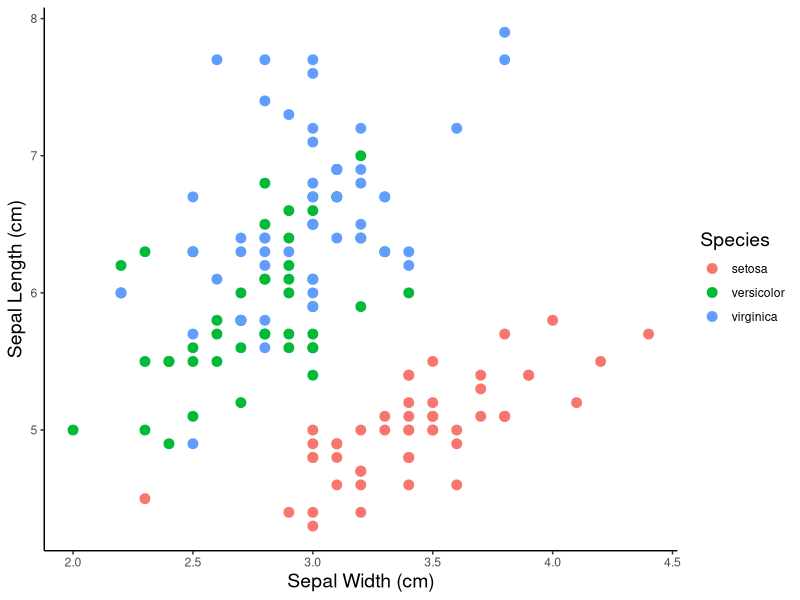
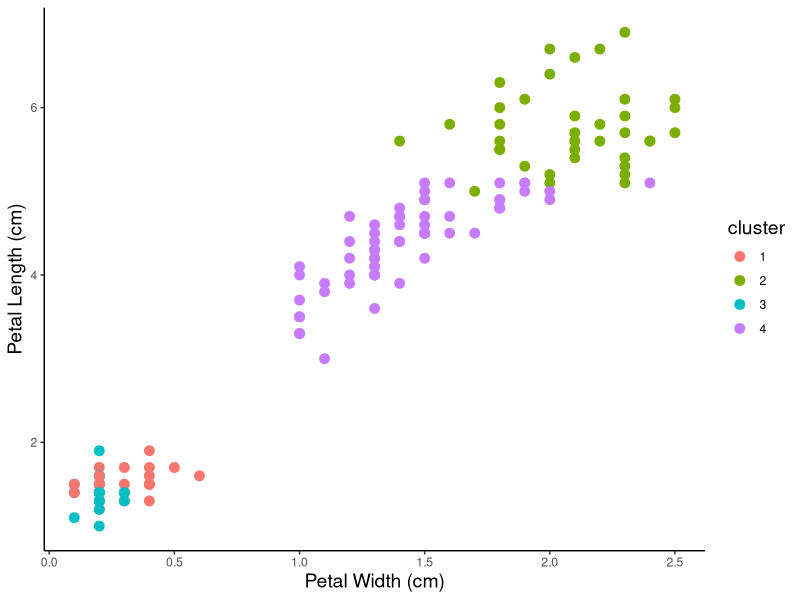
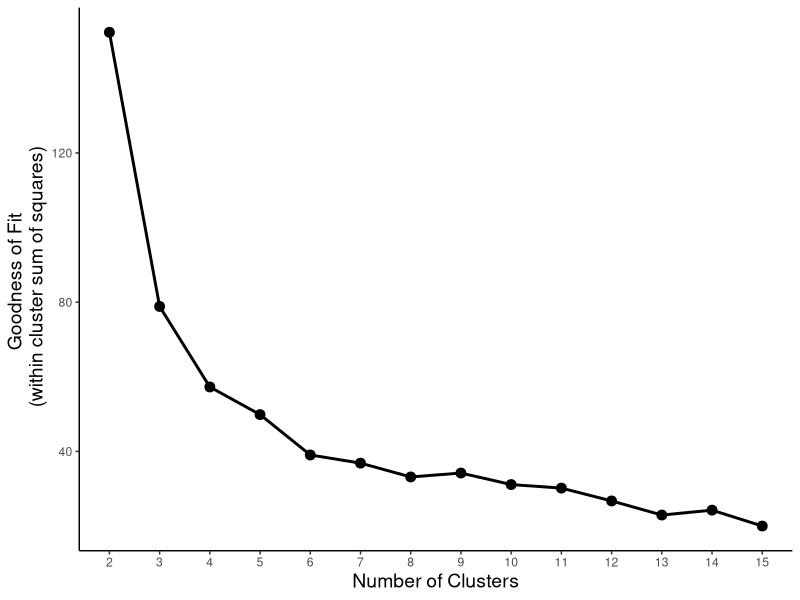
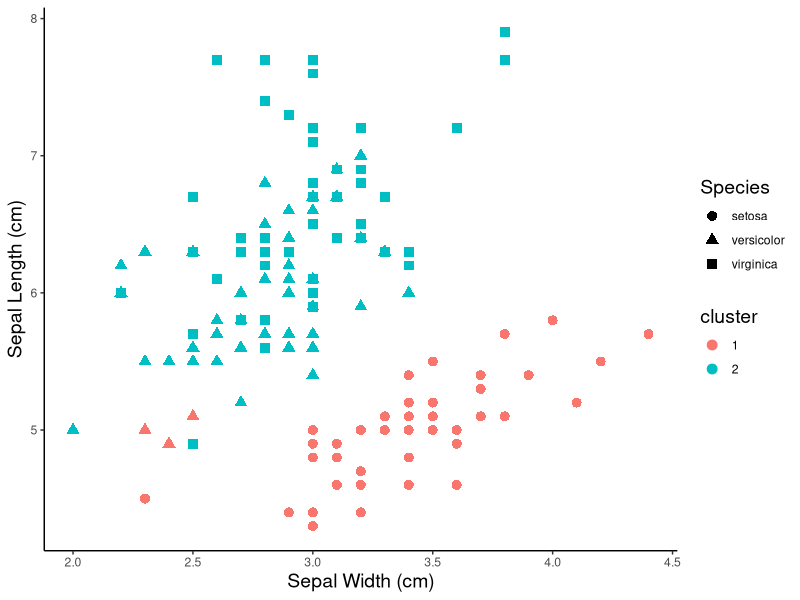
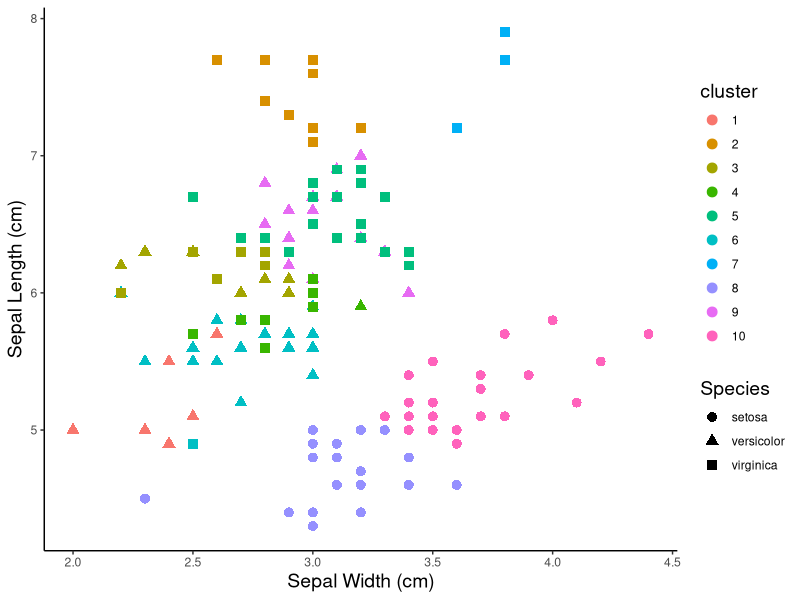
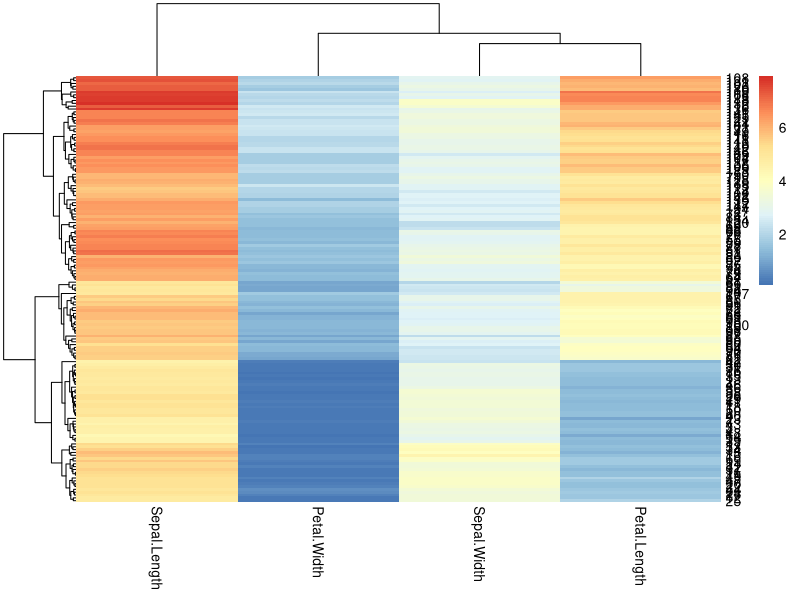
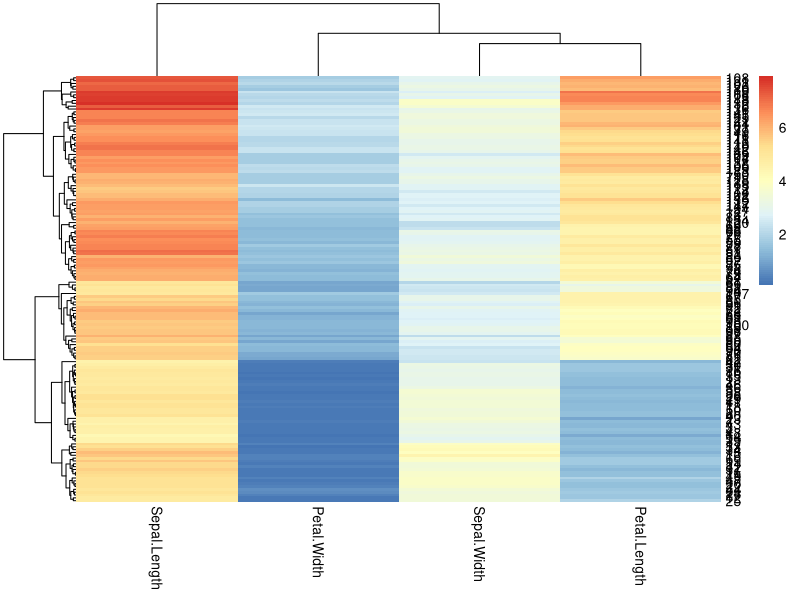
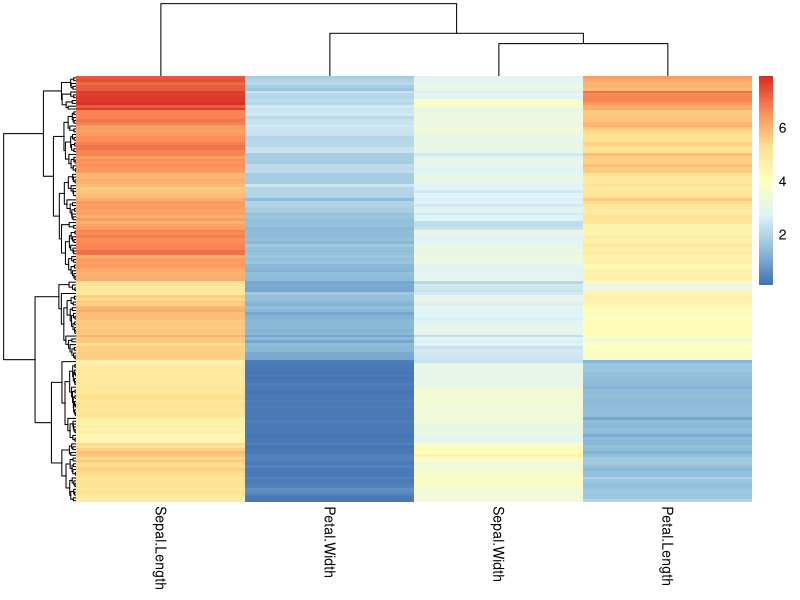

Generate these figures, in order, with R:
## ---- chunk 1
# # resolve package conflicts
# filter <- dplyr::filter
# select <- dplyr::select
## ---- chunk 2
# install.packages("tidyverse")
# install.packages("viridis")
## ---- chunk 3
# install.packages('broom')
## ---- chunk 4
# install.packages('pheatmap')
## ---- chunk 5
library(tidyverse)
library(viridis)
library(broom)
library(pheatmap)
## ---- chunk 6
ggplot(iris, aes(x = Sepal.Width, y = Sepal.Length, color = Species)) +
  geom_point(size = 3) +
  labs(x = 'Sepal Width (cm)', y = 'Sepal Length (cm)') +
  theme_classic() +
  theme(axis.title = element_text(size = 14), legend.title = element_text(size = 14))
## ---- chunk 7
iris %>% select(-Species) %>% kmeans(4)
## ---- chunk 8
iris %>% select(-Species) %>% kmeans(4) %>% tidy()
## ---- chunk 9
iris_kmeans4 <- iris %>% select(-Species) %>% kmeans(4) %>% augment(iris)

iris_kmeans4 %>% head()
## ---- chunk 10
ggplot(iris_kmeans4, aes(x = Petal.Width, 
                         y = Petal.Length, 
                         color = .cluster)) +
  geom_point(size = 3) +
  labs(x = 'Petal Width (cm)', 
       y = 'Petal Length (cm)',
       color = 'cluster') +
  theme_classic() +
  theme(axis.title = element_text(size = 14), 
        legend.title = element_text(size = 14))
## ---- chunk 11
# drop the categorial columns from the data
iris_num <- iris %>% select(-Species)

### do a bunch of kmeans
# make a table of numbers of clusters
kmeans_params <- tibble(k = 2:15) %>% 
# map is a function that creates nested tables or other objects within tables
# it will allow us to keep the kmeans results in the table
  mutate(kclust = map(k, ~ kmeans(iris_num, .)),
# get the model parameters using broom::glance() and map() to apply it over our
# nested kmeans clustering
         kclust = map(kclust, ~ glance(.))) %>% 
# use unnest to turn the models back into a normal table
unnest(kclust)

kmeans_params %>% head()
## ---- chunk 12
# plot to see the inflection point and pick number of clusters 
kmeans_params %>%
  mutate(group = 1) %>%   # just do this (add a grouping variable) to make geom_line() happy
  ggplot(aes(x = as.factor(k), y = tot.withinss, group = group)) + 
    geom_point(size = 3) + 
    geom_line(size = 1) + 
    labs(x = 'Number of Clusters', y = 'Goodness of Fit \n (within cluster sum of squares)') +
    theme_classic() +
    theme(axis.title = element_text(size = 14))
## ---- chunk 13
### kmeans with three clusters
iris %>% 
  select(-Species) %>% 
  kmeans(2) %>% 
  augment(iris) %>%
  
  ggplot(aes(x = Sepal.Width, y = Sepal.Length, 
             color = .cluster, shape = Species)) +
    geom_point(size = 3) +
    labs(x = 'Sepal Width (cm)', y = 'Sepal Length (cm)', color = 'cluster') +
    theme_classic() +
    theme(axis.title = element_text(size = 14), legend.title = element_text(size = 14))

### kmeans with six clusters
iris %>% 
  select(-Species) %>% 
  kmeans(10) %>% 
  augment(iris) %>%
  
  ggplot(aes(x = Sepal.Width, y = Sepal.Length, 
             color = .cluster, shape = Species)) +
    geom_point(size = 3) +
    labs(x = 'Sepal Width (cm)', y = 'Sepal Length (cm)', color = 'cluster') +
    theme_classic() +
    theme(axis.title = element_text(size = 14), legend.title = element_text(size = 14))
## ---- chunk 14
pheatmap(iris[,1:4])
## ---- chunk 15
iris %>%
# drop the species column because it's not numeric
  select(-Species) %>%
# plot the heatmap
  pheatmap(.)
## ---- chunk 16
### rownames
iris %>% 
  mutate(sample_id = paste0('sample', 1:150)) %>%
  column_to_rownames('sample_id') %>% 
  head()
## ---- chunk 17
iris_num <- iris %>%
  select(-Species)
## ---- chunk 18
pheatmap(iris_num, 
         show_rownames = F)
## ---- chunk 19
### use an existing color palette like viridis
pheatmap(iris_num, 
         show_rownames = F, 
         color = viridis(50))

### changing the number after the palette changes how many colors/breaks there are in the scale
pheatmap(iris_num, 
         show_rownames = F, 
         color = viridis(5))

### pick colors for high, medium, low
# colorRampPalette takes a list of colors and makes them into a continuous palette
pheatmap(iris_num, 
         show_rownames = F, 
         color = colorRampPalette(c("dodgerblue", "gold", "orangered"))(50))
## ---- chunk 20
# add rownames to dataset
iris_sample_names <- iris %>% 
  mutate(sample_id = paste0('sample', 1:nrow(.))) %>%
  column_to_rownames('sample_id')

iris_sample_names %>% head()

#transpose data 
iris_transpose <- iris_sample_names %>% 
  select(-Species) %>% 
  t()

iris_transpose %>% as.data.frame() %>% .[,1:8]
## ---- chunk 21
iris_transpose %>% 
pheatmap()
## ---- chunk 22
iris_transpose %>% 
pheatmap(
         color = viridis(10),
         show_rownames = T,
         show_colnames = F)
## ---- chunk 23
col_anno <- select(iris_sample_names, Species)
col_anno %>% head()

anno_colors <- list(Species = c(setosa = 'forestgreen',
                                   versicolor = 'red3',
                                   virginica = 'navyblue'))

my_color = colorRampPalette(c("navy", "white", "firebrick3"))(50)

iris_transpose %>% 
pheatmap(cutree_cols = 3,
         annotation_col = col_anno, 
         # annotation_colors = anno_colors,
         color = my_color,
         show_rownames = F,
         show_colnames = F)
